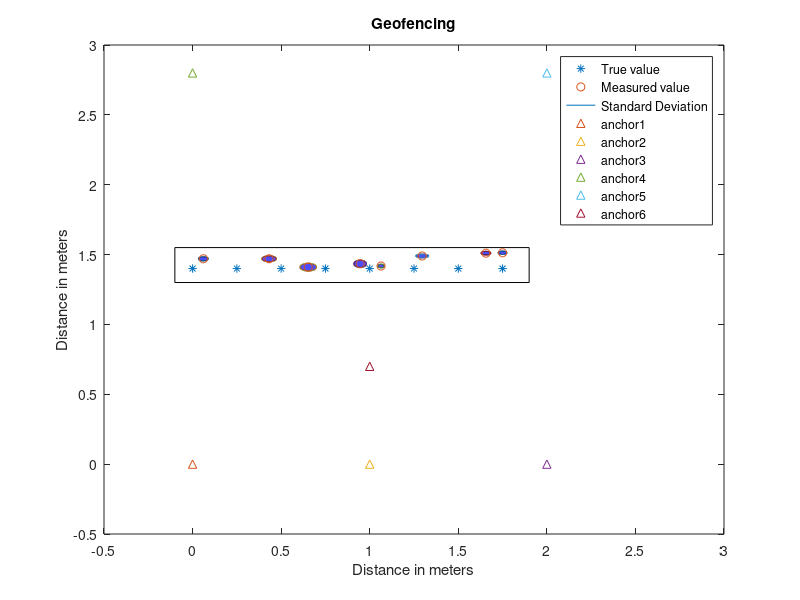

The MATLAB source for this figure:
x=[0,0.25,0.5,0.75,1,1.25,1.5,1.75];%Ground truth
y=[1.4,1.4,1.4,1.4,1.4,1.4,1.4,1.4,];
ans1=plot(x,y,'*');
hold on

%Anchor position for geo_1
%anchor1=plot(0,0,'^');
%anchor2=plot(1,0,'^');
%anchor3=plot(2,0,'^');
%anchor4=plot(0,2.8,'^');
%anchor5=plot(2,2.8,'^');

%Anchor position for geo_2
anchor1=plot(0,0,'^');
anchor2=plot(1,0,'^');
anchor3=plot(2,0,'^');
anchor4=plot(0,2.8,'^');
anchor5=plot(2,2.8,'^');
anchor6=plot(1,0.7,'^');
%Plot the buffer (+-10cm) for decawave
rectangle('Position',[-0.10 1.3 2 0.25]);

x_geo1=[-0.033,0.280,0.297,0.778,1.093,1.367,1.64,1.95];%5 anchors data Slide 18
y_geo1=[1.344,1.412,1.416,1.552,1.491,1.576,1.59,1.56];
x_geo1_std=[0.087,0.038,0.038,0.030,0.026,0.018,0.025,0.029];
y_geo1_std=[0.028,0.017,0.017,0.021,0.015,0.010,0.014,0.013];

x_geo2=[0.061,0.432,0.653,0.946,1.064,1.296,1.656,1.75];%6 anchors slide data slide 20
y_geo2=[1.47,1.47,1.41,1.434,1.418,1.490,1.510,1.513];
x_geo2_std=[0.028,0.041,0.047,0.036,0.019,0.037,0.028,0.025];
y_geo2_std=[0.015,0.021,0.028,0.026,0.013,0.014,0.013,0.012];

%Plot the std. Deviation for all data points
for i = 1:1:8
    theta = 0 : 0.01 : 2*pi;
    xcenter=x_geo2(i);
    ycenter=y_geo2(i);
    xradius=x_geo2_std(i);
    yradius=y_geo2_std(i);
    x_s = xradius * cos(theta) + xcenter;
    y_s = yradius * sin(theta) + ycenter;
    
   h = fill(x_s,y_s,'b');
% Choose a number between 0 (invisible) and 1 (opaque) for facealpha.  
    set(h,'facealpha',.7)
   a5=plot(x_s, y_s);
    hold on
end


ans2=plot(x_geo2,y_geo2,'o');
%ans3=plot(x_geo2,y_geo2,'o');
axis([-0.5 3 -0.5 3]);
legend([ans1,ans2,a5,anchor1,anchor2,anchor3,anchor4,anchor5,anchor6],'True value','Measured value','Standard Deviation','anchor1','anchor2','anchor3','anchor4','anchor5','anchor6');
title('Geofencing');
xlabel('Distance in meters');
ylabel('Distance in meters');



